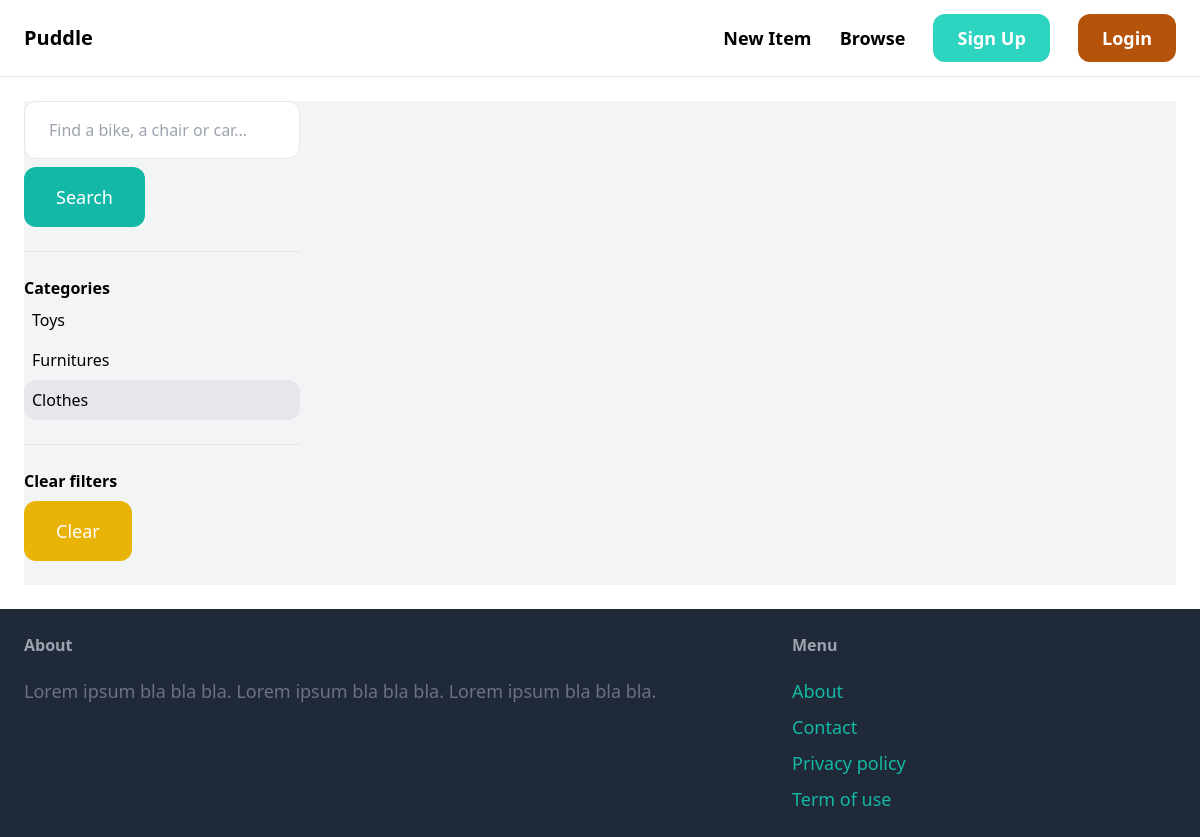
The page /items/?query=&category=3 on the database its author committed.
### item/models.py (models this page shows, shortened)
class Category(models.Model):
    name = models.CharField(max_length=255)
    class Meta:
        verbose_name_plural = "Categories"

### item/views.py (the view)
# urls.py: path('', views.items, name='items'),
def items(request):
    query = request.GET.get('query', '')
    category_id = request.GET.get('category', 0)
    categories = Category.objects.all()
    items = Item.objects.filter(is_sold=False)
    if category_id:
        items = items.filter(category_id=category_id)
    if query:
        items = items.filter(Q(name__icontains=query) | Q(description__icontains=query))
    return render(request, 'item/items.html', {
        'items': items,
        'query': query,
        'categories': categories,
        'category_id': int(category_id)
    })

### item/templates/item/items.html (shortened to what this page needs)
{% extends 'core/base.html' %}
{% block content %}
    <div class="pb-6 grid grid-cols-4 gap-4 bg-gray-100">
        <div class="col-span-1">
            <form method="get" action="{% url 'item:items' %}">
                <input name="query" class="w-full py-4 px-6 border rounded-xl" type="text" value="{{ query }}" placeholder="Find a bike, a chair or car...">
                <button class="mt-2 py-4 px-8 text-lg bg-teal-500 text-white rounded-xl">Search</button>
            </form>
            <hr class="my-6">
            <p class="font-semibold">Categories</p>
            <ul>
                {% for category in categories %}
                    <li class="py-2 px-2 rounded-xl{% if category.id == category_id %} bg-gray-200{% endif %}">
                        <a href="{% url 'item:items' %}?query={{ query }}&category={{ category.id }}">{{ category.name }}</a>
                    </li>
                {% endfor %}
            </ul>
            <hr class="my-6">
            <p class="font-semibold">Clear filters</p>
            <ul>
                <li><a href="{% url 'item:items' %}" class="mt-2 py-4 px-8 inline-block bg-yellow-500 text-lg rounded-xl text-white">Clear</a>
        </div>
        <div class="col-span-3">
        </div>
    </div>
{% endblock %}

### rows shown on the page
Category: name "Toys"
Category: name "Furnitures"
Category: name "Clothes"
